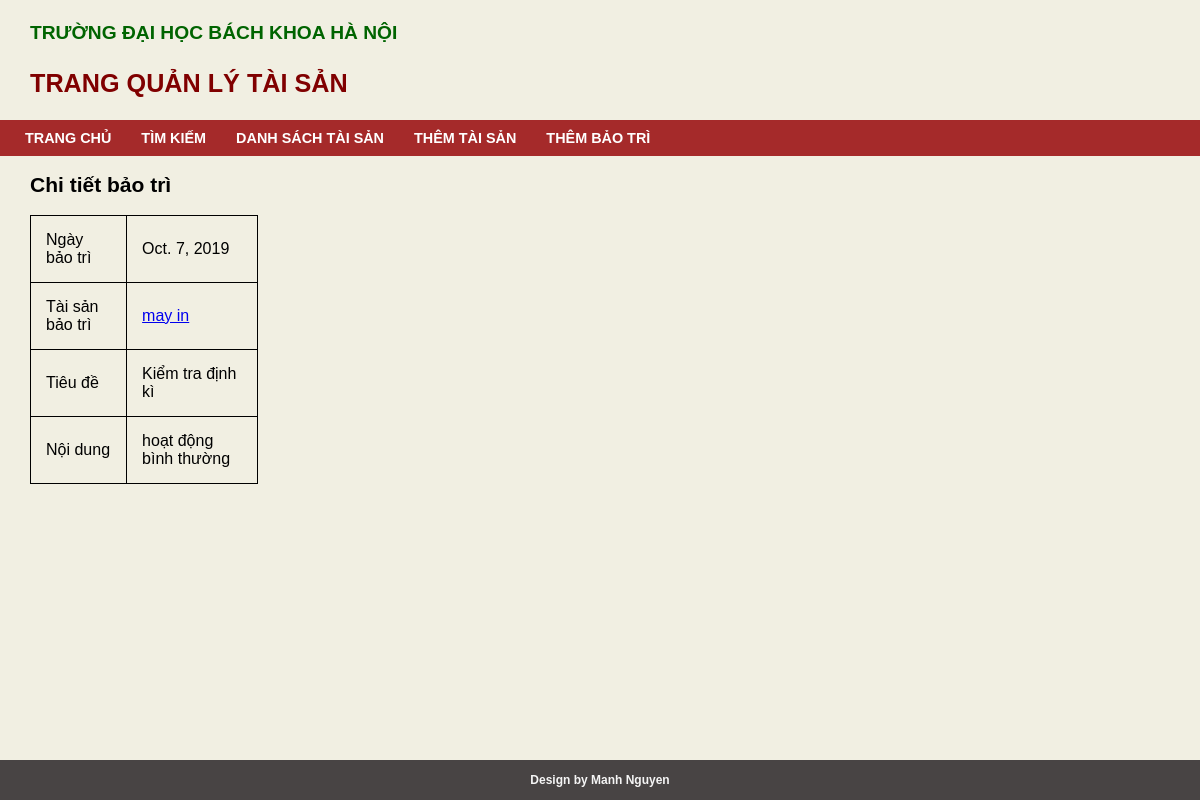
Screenshot of /maintain/21 with the database file from the repository.
### quanlitaisan/models.py (models this page shows, shortened)
class LichSuBaoTri(models.Model):
  ngay_bao_tri    = models.DateField('Ngày Bảo Trì')
  tai_san_bao_tri = models.ForeignKey(TaiSan, on_delete = models.CASCADE, verbose_name = 'Tài sản bảo trì')
  tieu_de         = models.CharField('Tiêu đề', max_length = 30)
  noi_dung        = models.TextField('Nội dung bảo trì')

class TaiSan(models.Model):
  LOAI_TAI_SAN = [
    ('VT', 'Vật tư'),
    ('TB', 'Thiết bị')
  ]
  loai_tai_san       = models.CharField('loại tài sản', max_length = 2, choices = LOAI_TAI_SAN)
  ten_tai_san        = models.CharField('tên tài sản', max_length = 20)
  ngay_su_dung       = models.DateField('ngày bắt đầu sử dụng')
  thoi_han_bao_hanh  = models.PositiveIntegerField('số năm bảo hành')
  thoi_gian_sd       = models.PositiveIntegerField('số năm sử dụng')
  tai_san_cha        = models.ForeignKey('self', on_delete = models.SET_NULL, null = True, blank = True,verbose_name = 'Thiết bị chứa')

### quanlitaisan/views.py (the view)
# urls.py: path('maintain/<int:maintain_id>', views.maintains, name = 'maintains'),
def maintains(request, maintain_id):
  obj = LichSuBaoTri.objects.get(pk = maintain_id)
  return render(request, 'quanlitaisan/maintain_details.html',{'obj': obj, 'title': 'Chi tiết bảo trì'})

### quanlitaisan/templates/quanlitaisan/maintain_details.html
{% extends 'quanlitaisan/base.html' %}
{% block extra_css %}
  {% load static %}
  <link rel="stylesheet" href="{% static 'quanlitaisan/css/maintainDetails.css' %}">
{% endblock %}
{% block content %}
  <h2>Chi tiết bảo trì</h2>
  <table>
    <tr>
      <td>Ngày bảo trì</td>
      <td>{{ obj.ngay_bao_tri }}</td>
    </tr>
    <tr>
      <td>Tài sản bảo trì</td>
      <td><a href="{% url 'quanlitaisan:details' obj.tai_san_bao_tri.id %}">{{ obj.tai_san_bao_tri.ten_tai_san }}</a></td>
    </tr>
    <tr>
      <td>Tiêu đề</td>
      <td>{{ obj.tieu_de}}</td>
    </tr>
    <tr>
      <td>Nội dung</td>
      <td>{{ obj.noi_dung}}</td>
    </tr>
  </table>
{% endblock %}

### quanlitaisan/static/quanlitaisan/css/root.css (style rules this page uses)
body { background-color: #F1EFE2; font-family: Arial, Helvetica, sans-serif; font-size: 14px; margin: 0px; }

### quanlitaisan/static/quanlitaisan/css/maintainDetails.css (style rules this page uses)
table { border-collapse: collapse; width: 20%; }
th, tr, td { border: 1px solid black; padding: 15px; }

### rows the page displays
LichSuBaoTri: ngay_bao_tri "Oct. 7, 2019", tai_san_bao_tri.ten_tai_san "may in", tieu_de "Kiểm tra định kì", noi_dung "hoạt động bình thường"
